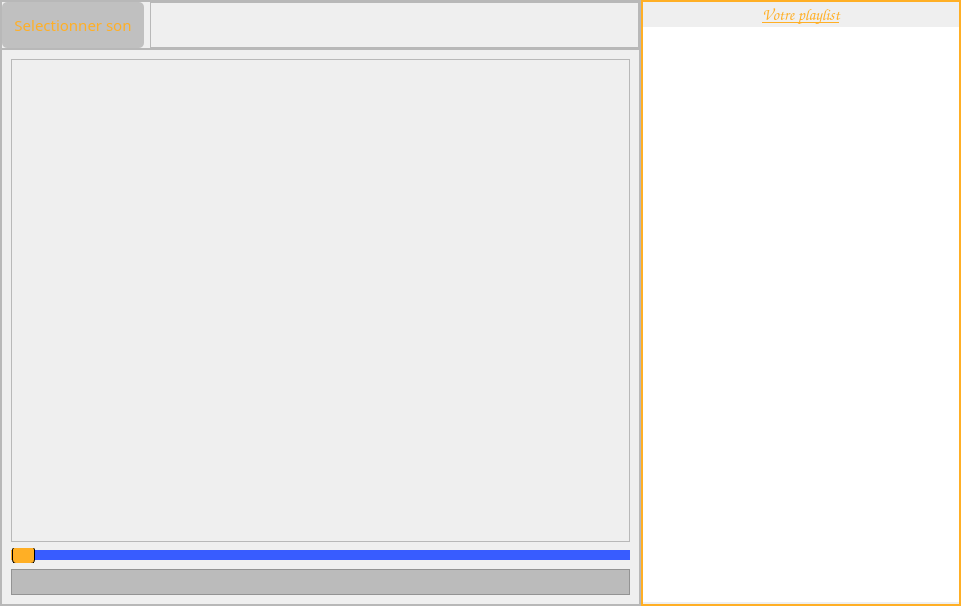
<?xml version="1.0" encoding="UTF-8"?>
<ui version="4.0">
 <class>Local</class>
 <widget class="QWidget" name="Local">
  <property name="geometry">
   <rect>
    <x>0</x>
    <y>0</y>
    <width>961</width>
    <height>606</height>
   </rect>
  </property>
  <property name="windowTitle">
   <string>Form</string>
  </property>
  <layout class="QHBoxLayout" name="horizontalLayout">
   <property name="spacing">
    <number>0</number>
   </property>
   <property name="leftMargin">
    <number>0</number>
   </property>
   <property name="topMargin">
    <number>0</number>
   </property>
   <property name="rightMargin">
    <number>0</number>
   </property>
   <property name="bottomMargin">
    <number>0</number>
   </property>
   <item>
    <widget class="QFrame" name="frame">
     <property name="sizePolicy">
      <sizepolicy hsizetype="Preferred" vsizetype="Preferred">
       <horstretch>2</horstretch>
       <verstretch>0</verstretch>
      </sizepolicy>
     </property>
     <property name="frameShape">
      <enum>QFrame::StyledPanel</enum>
     </property>
     <property name="frameShadow">
      <enum>QFrame::Raised</enum>
     </property>
     <layout class="QVBoxLayout" name="verticalLayout">
      <property name="spacing">
       <number>0</number>
      </property>
      <property name="leftMargin">
       <number>0</number>
      </property>
      <property name="topMargin">
       <number>0</number>
      </property>
      <property name="rightMargin">
       <number>0</number>
      </property>
      <property name="bottomMargin">
       <number>0</number>
      </property>
      <item>
       <widget class="QFrame" name="frame_4">
        <property name="sizePolicy">
         <sizepolicy hsizetype="Preferred" vsizetype="Fixed">
          <horstretch>0</horstretch>
          <verstretch>0</verstretch>
         </sizepolicy>
        </property>
        <property name="frameShape">
         <enum>QFrame::StyledPanel</enum>
        </property>
        <property name="frameShadow">
         <enum>QFrame::Raised</enum>
        </property>
        <layout class="QHBoxLayout" name="horizontalLayout_2">
         <property name="leftMargin">
          <number>0</number>
         </property>
         <property name="topMargin">
          <number>0</number>
         </property>
         <property name="rightMargin">
          <number>0</number>
         </property>
         <property name="bottomMargin">
          <number>0</number>
         </property>
         <item>
          <widget class="QPushButton" name="pushButton">
           <property name="sizePolicy">
            <sizepolicy hsizetype="Fixed" vsizetype="Fixed">
             <horstretch>1</horstretch>
             <verstretch>1</verstretch>
            </sizepolicy>
           </property>
           <property name="font">
            <font>
             <family>Eras Medium ITC</family>
             <pointsize>11</pointsize>
             <weight>50</weight>
             <bold>false</bold>
            </font>
           </property>
           <property name="toolTip">
            <string>Ctrl + O</string>
           </property>
           <property name="layoutDirection">
            <enum>Qt::RightToLeft</enum>
           </property>
           <property name="styleSheet">
            <string notr="true">QPushButton::hover{
background :deepskyblue;
border:none;
border-radius:5px;
color : black;
padding : 12px;
}
QPushButton{
border:none;
border-radius:5px;
background : rgba(0,0,0,50);
padding : 12px;
color : rgb(255, 175, 37);
}</string>
           </property>
           <property name="text">
            <string>Selectionner son</string>
           </property>
           <property name="icon">
            <iconset resource="icones.qrc">
             <normaloff>:/Icones/opened_folder_48px.png</normaloff>:/Icones/opened_folder_48px.png</iconset>
           </property>
           <property name="iconSize">
            <size>
             <width>30</width>
             <height>30</height>
            </size>
           </property>
           <property name="shortcut">
            <string>Ctrl+O</string>
           </property>
          </widget>
         </item>
         <item>
          <widget class="QFrame" name="frame_5">
           <property name="frameShape">
            <enum>QFrame::StyledPanel</enum>
           </property>
           <property name="frameShadow">
            <enum>QFrame::Raised</enum>
           </property>
          </widget>
         </item>
        </layout>
       </widget>
      </item>
      <item>
       <widget class="QFrame" name="frame_2">
        <property name="sizePolicy">
         <sizepolicy hsizetype="Preferred" vsizetype="Preferred">
          <horstretch>2</horstretch>
          <verstretch>0</verstretch>
         </sizepolicy>
        </property>
        <property name="frameShape">
         <enum>QFrame::StyledPanel</enum>
        </property>
        <property name="frameShadow">
         <enum>QFrame::Raised</enum>
        </property>
        <layout class="QVBoxLayout" name="verticalLayout_3">
         <item>
          <widget class="QFrame" name="frame_7">
           <property name="styleSheet">
            <string notr="true"/>
           </property>
           <property name="frameShape">
            <enum>QFrame::StyledPanel</enum>
           </property>
           <property name="frameShadow">
            <enum>QFrame::Raised</enum>
           </property>
          </widget>
         </item>
         <item>
          <widget class="QSlider" name="horizontalSlider">
           <property name="styleSheet">
            <string notr="true">

QSlider::add-page:horizontal{
    background:rgb(56, 92, 255);
}

QSlider::sub-page:horizontal {
    background:rgb(255, 175, 37)
}

QSlider::groove:horizontal {
    border: 1px solid #999999;
    height: 8px; /* the groove expands to the size of the slider by default. by giving it a height, it has a fixed size */
    background: qlineargradient(x1:0, y1:0, x2:0, y2:1, stop:0 #B1B1B1, stop:1 #c4c4c4);
    margin: 0px 0;
}

QSlider::handle:horizontal {
    border: 1px solid black;
    width: 1px;
    margin: -5px 0; 
background: rgb(255, 175, 37);
border-radius : 4px;
padding : 10px;
}</string>
           </property>
           <property name="value">
            <number>0</number>
           </property>
           <property name="orientation">
            <enum>Qt::Horizontal</enum>
           </property>
           <property name="tickPosition">
            <enum>QSlider::NoTicks</enum>
           </property>
           <property name="tickInterval">
            <number>0</number>
           </property>
          </widget>
         </item>
         <item>
          <widget class="QFrame" name="frame_6">
           <property name="sizePolicy">
            <sizepolicy hsizetype="Preferred" vsizetype="Fixed">
             <horstretch>0</horstretch>
             <verstretch>0</verstretch>
            </sizepolicy>
           </property>
           <property name="styleSheet">
            <string notr="true">background-color: rgba(0, 0, 0, 55);</string>
           </property>
           <property name="frameShape">
            <enum>QFrame::StyledPanel</enum>
           </property>
           <property name="frameShadow">
            <enum>QFrame::Raised</enum>
           </property>
           <layout class="QHBoxLayout" name="horizontalLayout_3">
            <property name="spacing">
             <number>0</number>
            </property>
            <property name="leftMargin">
             <number>0</number>
            </property>
            <property name="topMargin">
             <number>0</number>
            </property>
            <property name="rightMargin">
             <number>0</number>
            </property>
            <property name="bottomMargin">
             <number>0</number>
            </property>
            <item>
             <widget class="QPushButton" name="rand">
              <property name="styleSheet">
               <string notr="true">QPushButton{
background : none;
border : none;
padding :1px
}
QPushButton::hover{
border : 2px solid rgb(255, 175, 37);
padding :1px
}</string>
              </property>
              <property name="text">
               <string/>
              </property>
              <property name="icon">
               <iconset resource="icones.qrc">
                <normaloff>:/Icones/shuffle_48px.png</normaloff>:/Icones/shuffle_48px.png</iconset>
              </property>
              <property name="iconSize">
               <size>
                <width>50</width>
                <height>50</height>
               </size>
              </property>
              <property name="shortcut">
               <string>Ctrl+K, Ctrl+R</string>
              </property>
             </widget>
            </item>
            <item>
             <widget class="QPushButton" name="prev">
              <property name="styleSheet">
               <string notr="true">QPushButton{
background : none;
border : none;
padding :5px
}
QPushButton::hover{
border : 2px solid rgb(255, 175, 37);
padding :5px
}</string>
              </property>
              <property name="text">
               <string/>
              </property>
              <property name="icon">
               <iconset resource="icones.qrc">
                <normaloff>:/Icones/skip_to_start_48px.png</normaloff>:/Icones/skip_to_start_48px.png</iconset>
              </property>
              <property name="iconSize">
               <size>
                <width>50</width>
                <height>50</height>
               </size>
              </property>
              <property name="shortcut">
               <string>Up</string>
              </property>
             </widget>
            </item>
            <item>
             <widget class="QPushButton" name="play">
              <property name="styleSheet">
               <string notr="true">QPushButton{
background : none;
border : none;
padding :5px
}
QPushButton::hover{
border : 2px solid rgb(255, 175, 37);
padding :5px
}</string>
              </property>
              <property name="text">
               <string/>
              </property>
              <property name="icon">
               <iconset resource="icones.qrc">
                <normaloff>:/Icones/circled_play_48px.png</normaloff>:/Icones/circled_play_48px.png</iconset>
              </property>
              <property name="iconSize">
               <size>
                <width>50</width>
                <height>50</height>
               </size>
              </property>
              <property name="shortcut">
               <string>Space, Space</string>
              </property>
             </widget>
            </item>
            <item>
             <widget class="QPushButton" name="pause">
              <property name="styleSheet">
               <string notr="true">QPushButton{
background : none;
border : none;
padding :5px
}
QPushButton::hover{
border : 2px solid rgb(255, 175, 37);
padding :5px
}</string>
              </property>
              <property name="text">
               <string/>
              </property>
              <property name="icon">
               <iconset resource="icones.qrc">
                <normaloff>:/Icones/pause_button_48px.png</normaloff>:/Icones/pause_button_48px.png</iconset>
              </property>
              <property name="iconSize">
               <size>
                <width>50</width>
                <height>50</height>
               </size>
              </property>
              <property name="shortcut">
               <string>Space</string>
              </property>
             </widget>
            </item>
            <item>
             <widget class="QPushButton" name="next">
              <property name="styleSheet">
               <string notr="true">QPushButton{
background : none;
border : none;
padding :5px
}
QPushButton::hover{
border : 2px solid rgb(255, 175, 37);
padding :5px
}</string>
              </property>
              <property name="text">
               <string/>
              </property>
              <property name="icon">
               <iconset resource="icones.qrc">
                <normaloff>:/Icones/end_48px.png</normaloff>:/Icones/end_48px.png</iconset>
              </property>
              <property name="iconSize">
               <size>
                <width>50</width>
                <height>50</height>
               </size>
              </property>
              <property name="shortcut">
               <string>Down</string>
              </property>
             </widget>
            </item>
            <item>
             <widget class="QPushButton" name="loop">
              <property name="styleSheet">
               <string notr="true">QPushButton{
background : none;
border : none;
padding :5px
}
QPushButton::hover{
border : 2px solid rgb(255, 175, 37);
padding :5px
}</string>
              </property>
              <property name="text">
               <string/>
              </property>
              <property name="icon">
               <iconset resource="icones.qrc">
                <normaloff>:/Icones/repeat_48px.png</normaloff>:/Icones/repeat_48px.png</iconset>
              </property>
              <property name="iconSize">
               <size>
                <width>40</width>
                <height>40</height>
               </size>
              </property>
              <property name="shortcut">
               <string>Volume Down</string>
              </property>
             </widget>
            </item>
            <item>
             <widget class="QPushButton" name="pushButtstopon_8">
              <property name="styleSheet">
               <string notr="true">QPushButton{
background : none;
border : none;
padding :5px
}
QPushButton::hover{
border : 2px solid rgb(255, 175, 37);
padding :5px
}</string>
              </property>
              <property name="text">
               <string/>
              </property>
              <property name="icon">
               <iconset resource="icones.qrc">
                <normaloff>:/Icones/stop_48px.png</normaloff>:/Icones/stop_48px.png</iconset>
              </property>
              <property name="iconSize">
               <size>
                <width>50</width>
                <height>50</height>
               </size>
              </property>
              <property name="shortcut">
               <string>Ctrl+K, Ctrl+S</string>
              </property>
             </widget>
            </item>
           </layout>
          </widget>
         </item>
        </layout>
       </widget>
      </item>
     </layout>
    </widget>
   </item>
   <item>
    <widget class="QFrame" name="frame_3">
     <property name="sizePolicy">
      <sizepolicy hsizetype="Preferred" vsizetype="Preferred">
       <horstretch>1</horstretch>
       <verstretch>0</verstretch>
      </sizepolicy>
     </property>
     <property name="styleSheet">
      <string notr="true">
border : 2px solid rgb(255, 175, 37);</string>
     </property>
     <property name="frameShape">
      <enum>QFrame::StyledPanel</enum>
     </property>
     <property name="frameShadow">
      <enum>QFrame::Raised</enum>
     </property>
     <layout class="QVBoxLayout" name="verticalLayout_2">
      <property name="spacing">
       <number>2</number>
      </property>
      <property name="leftMargin">
       <number>0</number>
      </property>
      <property name="topMargin">
       <number>2</number>
      </property>
      <property name="rightMargin">
       <number>0</number>
      </property>
      <property name="bottomMargin">
       <number>2</number>
      </property>
      <item>
       <widget class="QLabel" name="label">
        <property name="font">
         <font>
          <family>Comic Sans MS</family>
          <pointsize>12</pointsize>
          <italic>true</italic>
          <underline>true</underline>
         </font>
        </property>
        <property name="styleSheet">
         <string notr="true">
border : 0px solid rgb(255, 175, 37);
color :rgb(255, 175, 37);</string>
        </property>
        <property name="text">
         <string>Votre playlist</string>
        </property>
        <property name="alignment">
         <set>Qt::AlignCenter</set>
        </property>
       </widget>
      </item>
      <item>
       <widget class="QListWidget" name="listWidget">
        <property name="sizePolicy">
         <sizepolicy hsizetype="Preferred" vsizetype="Expanding">
          <horstretch>1</horstretch>
          <verstretch>0</verstretch>
         </sizepolicy>
        </property>
        <property name="font">
         <font>
          <family>Comic Sans MS</family>
          <pointsize>10</pointsize>
          <kerning>false</kerning>
         </font>
        </property>
        <property name="focusPolicy">
         <enum>Qt::NoFocus</enum>
        </property>
        <property name="styleSheet">
         <string notr="true">QListWidget{
border : 0px solid rgb(255, 175, 37);
}
QListWidget::item{
color :rgb(255, 175, 37);
font: 9pt &quot;Comic Sans MS&quot;;
}
QListView::item:selected {
background-color: rgba(0, 0,0, 100);
color : red;
font: 9pt &quot;Comic Sans MS&quot;;
}
</string>
        </property>
        <property name="frameShape">
         <enum>QFrame::StyledPanel</enum>
        </property>
        <property name="horizontalScrollBarPolicy">
         <enum>Qt::ScrollBarAsNeeded</enum>
        </property>
        <property name="sizeAdjustPolicy">
         <enum>QAbstractScrollArea::AdjustToContents</enum>
        </property>
        <property name="editTriggers">
         <set>QAbstractItemView::NoEditTriggers</set>
        </property>
        <property name="movement">
         <enum>QListView::Free</enum>
        </property>
        <property name="isWrapping" stdset="0">
         <bool>false</bool>
        </property>
        <property name="resizeMode">
         <enum>QListView::Adjust</enum>
        </property>
        <property name="selectionRectVisible">
         <bool>true</bool>
        </property>
       </widget>
      </item>
     </layout>
    </widget>
   </item>
  </layout>
 </widget>
 <resources>
  <include location="icones.qrc"/>
 </resources>
 <connections/>
</ui>
